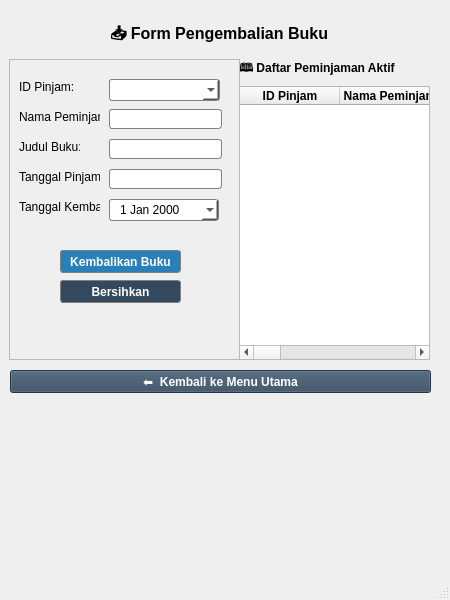
<?xml version="1.0" encoding="UTF-8"?>
<ui version="4.0">
 <class>MainWindow</class>
 <widget class="QMainWindow" name="MainWindow">
  <property name="geometry">
   <rect>
    <x>0</x>
    <y>0</y>
    <width>450</width>
    <height>600</height>
   </rect>
  </property>
  <property name="windowTitle">
   <string>MainWindow</string>
  </property>
  <widget class="QWidget" name="centralwidget">
   <widget class="QLabel" name="label">
    <property name="geometry">
     <rect>
      <x>110</x>
      <y>20</y>
      <width>241</width>
      <height>31</height>
     </rect>
    </property>
    <property name="font">
     <font>
      <pointsize>12</pointsize>
      <weight>75</weight>
      <bold>true</bold>
     </font>
    </property>
    <property name="text">
     <string>📥 Form Pengembalian Buku</string>
    </property>
   </widget>
   <widget class="QWidget" name="verticalLayoutWidget">
    <property name="geometry">
     <rect>
      <x>239</x>
      <y>59</y>
      <width>191</width>
      <height>301</height>
     </rect>
    </property>
    <layout class="QVBoxLayout" name="verticalLayout">
     <item>
      <widget class="QLabel" name="lblDaftarAktif">
       <property name="font">
        <font>
         <weight>75</weight>
         <bold>true</bold>
        </font>
       </property>
       <property name="text">
        <string>🕮 Daftar Peminjaman Aktif</string>
       </property>
      </widget>
     </item>
     <item>
      <widget class="QTableWidget" name="tablePeminjaman">
       <column>
        <property name="text">
         <string>ID Pinjam</string>
        </property>
        <property name="font">
         <font>
          <weight>75</weight>
          <bold>true</bold>
         </font>
        </property>
       </column>
       <column>
        <property name="text">
         <string>Nama Peminjam</string>
        </property>
        <property name="font">
         <font>
          <weight>75</weight>
          <bold>true</bold>
         </font>
        </property>
       </column>
       <column>
        <property name="text">
         <string>Id Buku</string>
        </property>
        <property name="font">
         <font>
          <weight>75</weight>
          <bold>true</bold>
         </font>
        </property>
       </column>
       <column>
        <property name="text">
         <string>Judul Buku</string>
        </property>
        <property name="font">
         <font>
          <weight>75</weight>
          <bold>true</bold>
         </font>
        </property>
       </column>
       <column>
        <property name="text">
         <string>Tanggal Pinjam</string>
        </property>
        <property name="font">
         <font>
          <weight>75</weight>
          <bold>true</bold>
         </font>
        </property>
       </column>
       <column>
        <property name="text">
         <string>Durasi (Hari)</string>
        </property>
        <property name="font">
         <font>
          <weight>75</weight>
          <bold>true</bold>
         </font>
        </property>
       </column>
      </widget>
     </item>
    </layout>
   </widget>
   <widget class="QFrame" name="frame">
    <property name="geometry">
     <rect>
      <x>9</x>
      <y>59</y>
      <width>231</width>
      <height>301</height>
     </rect>
    </property>
    <property name="frameShape">
     <enum>QFrame::StyledPanel</enum>
    </property>
    <property name="frameShadow">
     <enum>QFrame::Raised</enum>
    </property>
    <widget class="QLabel" name="lblIdPinjam">
     <property name="geometry">
      <rect>
       <x>10</x>
       <y>20</y>
       <width>61</width>
       <height>16</height>
      </rect>
     </property>
     <property name="text">
      <string>ID Pinjam:</string>
     </property>
    </widget>
    <widget class="QLineEdit" name="txtNamaPeminjam">
     <property name="geometry">
      <rect>
       <x>100</x>
       <y>50</y>
       <width>113</width>
       <height>20</height>
      </rect>
     </property>
     <property name="styleSheet">
      <string notr="true">QLineEdit {
   border: 1px solid gray;
   border-radius: 3px;
   padding: 0 8px;
   background: white;
   selection-background-color: darkgray;
}</string>
     </property>
    </widget>
    <widget class="QLabel" name="lblNamaPeminjam">
     <property name="geometry">
      <rect>
       <x>10</x>
       <y>50</y>
       <width>81</width>
       <height>16</height>
      </rect>
     </property>
     <property name="text">
      <string>Nama Peminjam:</string>
     </property>
    </widget>
    <widget class="QLineEdit" name="txtJudulBuku">
     <property name="geometry">
      <rect>
       <x>100</x>
       <y>80</y>
       <width>113</width>
       <height>20</height>
      </rect>
     </property>
     <property name="styleSheet">
      <string notr="true">QLineEdit {
   border: 1px solid gray;
   border-radius: 3px;
   padding: 0 8px;
   background: white;
   selection-background-color: darkgray;
}</string>
     </property>
    </widget>
    <widget class="QLineEdit" name="txtTanggalPinjam">
     <property name="geometry">
      <rect>
       <x>100</x>
       <y>110</y>
       <width>113</width>
       <height>20</height>
      </rect>
     </property>
     <property name="styleSheet">
      <string notr="true">QLineEdit {
   border: 1px solid gray;
   border-radius: 3px;
   padding: 0 8px;
   background: white;
   selection-background-color: darkgray;
}</string>
     </property>
    </widget>
    <widget class="QLabel" name="lblJudulBuku">
     <property name="geometry">
      <rect>
       <x>10</x>
       <y>80</y>
       <width>61</width>
       <height>16</height>
      </rect>
     </property>
     <property name="text">
      <string>Judul Buku:</string>
     </property>
    </widget>
    <widget class="QLabel" name="lblTanggalPinjam">
     <property name="geometry">
      <rect>
       <x>10</x>
       <y>110</y>
       <width>81</width>
       <height>16</height>
      </rect>
     </property>
     <property name="text">
      <string>Tanggal Pinjam:</string>
     </property>
    </widget>
    <widget class="QComboBox" name="cmbIdPinjam">
     <property name="geometry">
      <rect>
       <x>100</x>
       <y>20</y>
       <width>111</width>
       <height>22</height>
      </rect>
     </property>
     <property name="styleSheet">
      <string notr="true">QComboBox {
   border: 1px solid gray;
   border-radius: 3px;
   padding: 0 8px;
   background: white;
   selection-background-color: darkgray;
}</string>
     </property>
    </widget>
    <widget class="QLabel" name="lblTanggalKembali">
     <property name="geometry">
      <rect>
       <x>10</x>
       <y>140</y>
       <width>81</width>
       <height>16</height>
      </rect>
     </property>
     <property name="text">
      <string>Tanggal Kembali:</string>
     </property>
    </widget>
    <widget class="QDateEdit" name="dateKembali">
     <property name="geometry">
      <rect>
       <x>100</x>
       <y>140</y>
       <width>110</width>
       <height>22</height>
      </rect>
     </property>
     <property name="styleSheet">
      <string notr="true">QDateEdit {
   border: 1px solid gray;
   border-radius: 3px;
   padding: 0 8px;
   background: white;
   selection-background-color: darkgray;
}</string>
     </property>
     <property name="calendarPopup">
      <bool>true</bool>
     </property>
    </widget>
    <widget class="QWidget" name="horizontalLayoutWidget_2">
     <property name="geometry">
      <rect>
       <x>0</x>
       <y>0</y>
       <width>231</width>
       <height>301</height>
      </rect>
     </property>
     <layout class="QHBoxLayout" name="horizontalLayout_3"/>
    </widget>
   </widget>
   <widget class="QPushButton" name="btnKembalikan">
    <property name="geometry">
     <rect>
      <x>60</x>
      <y>250</y>
      <width>121</width>
      <height>23</height>
     </rect>
    </property>
    <property name="font">
     <font>
      <weight>75</weight>
      <bold>true</bold>
     </font>
    </property>
    <property name="styleSheet">
     <string notr="true">
QPushButton {
	background-color: rgb(65, 91, 118);
   border: 1px solid gray;
   border-radius: 3px;
   padding: 0 8px;
   color: rgb(255, 255, 255);
   background-color: rgb(41, 128, 185);
}
	</string>
    </property>
    <property name="text">
     <string>Kembalikan Buku</string>
    </property>
   </widget>
   <widget class="QPushButton" name="btnKembali">
    <property name="geometry">
     <rect>
      <x>10</x>
      <y>370</y>
      <width>421</width>
      <height>23</height>
     </rect>
    </property>
    <property name="font">
     <font>
      <weight>75</weight>
      <bold>true</bold>
     </font>
    </property>
    <property name="styleSheet">
     <string notr="true">background-color: rgb(52, 73, 94);
color: rgb(255, 255, 255);</string>
    </property>
    <property name="text">
     <string>⬅  Kembali ke Menu Utama</string>
    </property>
   </widget>
   <widget class="QPushButton" name="btnBersihkan">
    <property name="geometry">
     <rect>
      <x>60</x>
      <y>280</y>
      <width>121</width>
      <height>23</height>
     </rect>
    </property>
    <property name="font">
     <font>
      <weight>75</weight>
      <bold>true</bold>
     </font>
    </property>
    <property name="styleSheet">
     <string notr="true">QPushButton {
   border: 1px solid gray;
   border-radius: 3px;
   padding: 0 8px;
   color: rgb(255, 255, 255);
	background-color: rgb(52, 73, 94);
}</string>
    </property>
    <property name="text">
     <string>Bersihkan</string>
    </property>
   </widget>
  </widget>
  <widget class="QMenuBar" name="menubar">
   <property name="geometry">
    <rect>
     <x>0</x>
     <y>0</y>
     <width>450</width>
     <height>21</height>
    </rect>
   </property>
  </widget>
  <widget class="QStatusBar" name="statusbar"/>
 </widget>
 <resources/>
 <connections/>
</ui>
